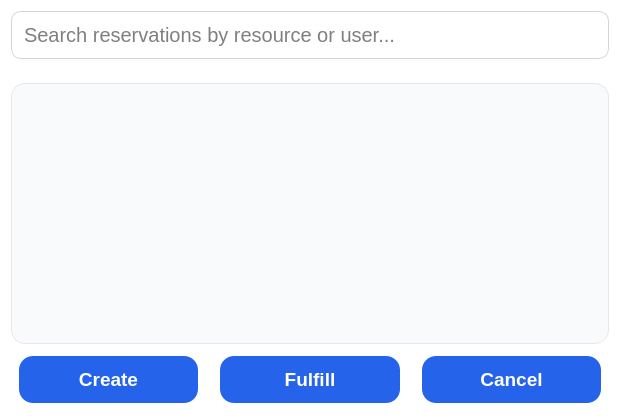
<?xml version="1.0" encoding="UTF-8"?>
<!--
ReservationManager.ui - UI for managing reservations
Clean and modern per Default Design Guidelines:
- White background with subtle shadows and rounded corners
- Search input, reservation list, and buttons for creating, fulfilling, and cancelling reservations
- Spacious layout, readable typography (Poppins font)
-->
<ui version="4.0">
 <class>ReservationManagerWidget</class>
 <widget class="QWidget" name="ReservationManagerWidget">
  <property name="geometry">
   <rect>
    <x>0</x>
    <y>0</y>
    <width>620</width>
    <height>420</height>
   </rect>
  </property>
  <property name="styleSheet">
   <string>
    QWidget {
      background: #ffffff;
      border-radius: 14px;
      box-shadow: 0 10px 20px rgba(0, 0, 0, 0.08);
      font-family: 'Poppins', sans-serif;
      padding: 24px;
    }
    QLineEdit#searchLineEdit {
      padding: 10px;
      font-size: 15pt;
      border: 1px solid #d1d5db;
      border-radius: 10px;
      margin-bottom: 18px;
    }
    QListWidget#reservationListWidget {
      border: 1px solid #e5e7eb;
      border-radius: 14px;
      font-size: 14pt;
      color: #374151;
      background: #f9fafb;
      padding: 10px;
    }
    QPushButton {
      background-color: #2563eb;
      color: white;
      padding: 12px 28px;
      border-radius: 14px;
      font-weight: 700;
      font-size: 14pt;
      margin: 6px 8px;
      border: none;
    }
    QPushButton:hover {
      background-color: #1e40af;
    }
  </string>
  </property>
  <layout class="QVBoxLayout" name="verticalLayout">
    <item>
      <widget class="QLineEdit" name="searchLineEdit">
        <property name="placeholderText">
          <string>Search reservations by resource or user...</string>
        </property>
      </widget>
    </item>
    <item>
      <widget class="QListWidget" name="reservationListWidget"/>
    </item>
    <item>
      <layout class="QHBoxLayout" name="buttonLayout">
        <item>
          <widget class="QPushButton" name="createReservationButton">
            <property name="text">
              <string>Create</string>
            </property>
          </widget>
        </item>
        <item>
          <widget class="QPushButton" name="fulfillReservationButton">
            <property name="text">
              <string>Fulfill</string>
            </property>
          </widget>
        </item>
        <item>
          <widget class="QPushButton" name="cancelReservationButton">
            <property name="text">
              <string>Cancel</string>
            </property>
          </widget>
        </item>
      </layout>
    </item>
  </layout>
 </widget>
 <resources/>
 <connections/>
</ui>
